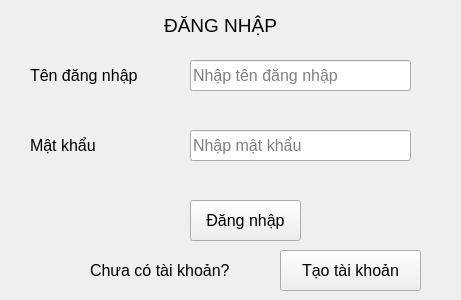
<?xml version="1.0" encoding="UTF-8"?>
<ui version="4.0">
 <class>MainWindow</class>
 <widget class="QMainWindow" name="MainWindow">
  <property name="geometry">
   <rect>
    <x>0</x>
    <y>0</y>
    <width>461</width>
    <height>300</height>
   </rect>
  </property>
  <property name="sizePolicy">
   <sizepolicy hsizetype="Fixed" vsizetype="Fixed">
    <horstretch>0</horstretch>
    <verstretch>0</verstretch>
   </sizepolicy>
  </property>
  <property name="minimumSize">
   <size>
    <width>461</width>
    <height>300</height>
   </size>
  </property>
  <property name="maximumSize">
   <size>
    <width>461</width>
    <height>300</height>
   </size>
  </property>
  <property name="windowTitle">
   <string>Đăng nhập</string>
  </property>
  <widget class="QWidget" name="centralwidget">
   <widget class="QLabel" name="label">
    <property name="geometry">
     <rect>
      <x>80</x>
      <y>10</y>
      <width>281</width>
      <height>31</height>
     </rect>
    </property>
    <property name="font">
     <font>
      <pointsize>14</pointsize>
     </font>
    </property>
    <property name="text">
     <string>ĐĂNG NHẬP</string>
    </property>
    <property name="textFormat">
     <enum>Qt::PlainText</enum>
    </property>
    <property name="alignment">
     <set>Qt::AlignCenter</set>
    </property>
   </widget>
   <widget class="QLabel" name="label_2">
    <property name="geometry">
     <rect>
      <x>30</x>
      <y>60</y>
      <width>161</width>
      <height>31</height>
     </rect>
    </property>
    <property name="font">
     <font>
      <pointsize>12</pointsize>
     </font>
    </property>
    <property name="text">
     <string>Tên đăng nhập</string>
    </property>
   </widget>
   <widget class="QLabel" name="label_3">
    <property name="geometry">
     <rect>
      <x>30</x>
      <y>130</y>
      <width>91</width>
      <height>31</height>
     </rect>
    </property>
    <property name="font">
     <font>
      <pointsize>12</pointsize>
     </font>
    </property>
    <property name="text">
     <string>Mật khẩu</string>
    </property>
   </widget>
   <widget class="QPushButton" name="btnLogin">
    <property name="geometry">
     <rect>
      <x>190</x>
      <y>200</y>
      <width>111</width>
      <height>41</height>
     </rect>
    </property>
    <property name="font">
     <font>
      <pointsize>12</pointsize>
     </font>
    </property>
    <property name="text">
     <string>Đăng nhập</string>
    </property>
   </widget>
   <widget class="QLineEdit" name="lineEditUsername">
    <property name="geometry">
     <rect>
      <x>190</x>
      <y>60</y>
      <width>221</width>
      <height>31</height>
     </rect>
    </property>
    <property name="font">
     <font>
      <pointsize>12</pointsize>
     </font>
    </property>
    <property name="placeholderText">
     <string>Nhập tên đăng nhập</string>
    </property>
   </widget>
   <widget class="QLineEdit" name="lineEditPassword">
    <property name="geometry">
     <rect>
      <x>190</x>
      <y>130</y>
      <width>221</width>
      <height>31</height>
     </rect>
    </property>
    <property name="font">
     <font>
      <pointsize>12</pointsize>
     </font>
    </property>
    <property name="echoMode">
     <enum>QLineEdit::Password</enum>
    </property>
    <property name="placeholderText">
     <string>Nhập mật khẩu</string>
    </property>
   </widget>
   <widget class="QLabel" name="userError">
    <property name="geometry">
     <rect>
      <x>190</x>
      <y>90</y>
      <width>261</width>
      <height>31</height>
     </rect>
    </property>
    <property name="font">
     <font>
      <family>MS Shell Dlg 2</family>
      <pointsize>12</pointsize>
      <weight>9</weight>
      <italic>false</italic>
      <bold>false</bold>
     </font>
    </property>
    <property name="styleSheet">
     <string notr="true">color: rgb(255, 0, 0);
font: 75 12pt &quot;MS Shell Dlg 2&quot;;</string>
    </property>
    <property name="text">
     <string/>
    </property>
   </widget>
   <widget class="QLabel" name="passError">
    <property name="geometry">
     <rect>
      <x>190</x>
      <y>160</y>
      <width>261</width>
      <height>31</height>
     </rect>
    </property>
    <property name="font">
     <font>
      <family>MS Shell Dlg 2</family>
      <pointsize>12</pointsize>
      <weight>9</weight>
      <italic>false</italic>
      <bold>false</bold>
     </font>
    </property>
    <property name="styleSheet">
     <string notr="true">color: rgb(255, 0, 0);
font: 75 12pt &quot;MS Shell Dlg 2&quot;;</string>
    </property>
    <property name="text">
     <string/>
    </property>
   </widget>
   <widget class="QLabel" name="label_4">
    <property name="geometry">
     <rect>
      <x>90</x>
      <y>250</y>
      <width>181</width>
      <height>41</height>
     </rect>
    </property>
    <property name="font">
     <font>
      <pointsize>12</pointsize>
     </font>
    </property>
    <property name="text">
     <string>Chưa có tài khoản?</string>
    </property>
   </widget>
   <widget class="QPushButton" name="registerBtn">
    <property name="geometry">
     <rect>
      <x>280</x>
      <y>250</y>
      <width>141</width>
      <height>41</height>
     </rect>
    </property>
    <property name="font">
     <font>
      <pointsize>12</pointsize>
     </font>
    </property>
    <property name="text">
     <string>Tạo tài khoản</string>
    </property>
   </widget>
  </widget>
 </widget>
 <resources/>
 <connections/>
</ui>
